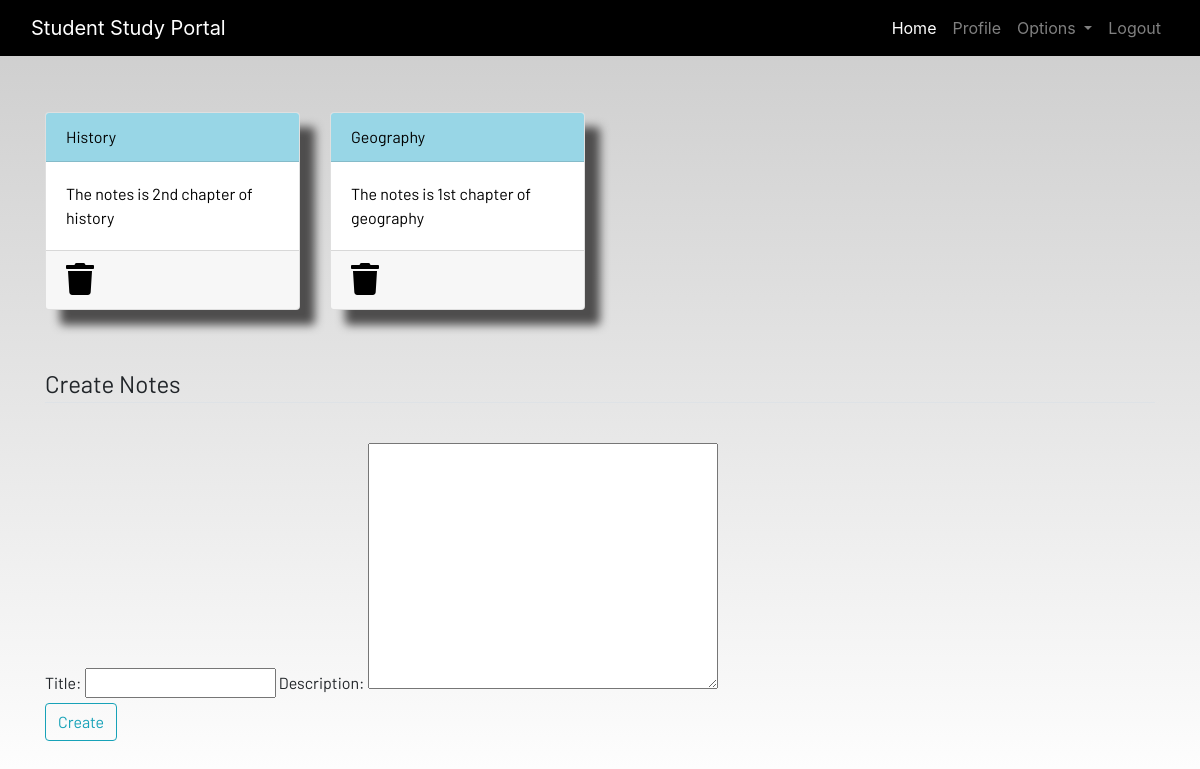
Screenshot of /notes (signed in) with the database file from the repository.
### dashboard/models.py (models this page shows, shortened)
class Notes(models.Model):
    user = models.ForeignKey(User, on_delete=models.CASCADE)
    title = models.CharField(max_length=200)
    description = models.TextField()
    class Meta:
        verbose_name = 'notes'
        verbose_name_plural = 'notes'

### dashboard/views.py (the view)
# urls.py: path('notes', views.notes, name='notes'),
@login_required
def notes(request):
    if request.method == 'POST':
        form = NotesForm(request.POST)
        if form.is_valid():
            notes = Notes(user=request.user, title=request.POST['title'], description=request.POST['description'])
            notes.save()
        messages.success(request, f'Note added from {request.user.username} successfully ')
    else:
        form = NotesForm()
    notes = Notes.objects.filter(user=request.user)
    context = {'notes':notes, 'form':form}
    return render(request, 'dashboard/notes.html', context)

### dashboard/forms.py
class NotesForm(forms.ModelForm):
    class Meta:
        model = Notes
        fields = ['title', 'description']

### dashboard/templates/dashboard/notes.html (shortened to what this page needs)
{% extends 'dashboard/base.html' %}
{% load static %}
{% block content %}
<div class="container">
    <div class="row">
        {% for note in notes %}
        <div class="col-md-3 py-2">
            <a href="{% url 'notes-detail' note.id %}">
                <div class="card">
                    <div class="card-header">{{note.title}}</div>
                    <div class="card-body">{{note.description|slice:'0:100'}}</div>
                    <div class="card-footer mt-auto "><a href="{% url 'delete-note' note.id %}">
                        <i class="fa fa-trash fa-2x"></i></a>
                    </div>
                </div>
            </a>
        </div>
        {% endfor %}
        <br><br>
    </div>
</div>
<br><br>
<div class="container">
    <form method="POST">
        <fieldset class="form-group">
            <legend class="border-bottom mb-4">Create Notes</legend>
        </fieldset>
        {{form}}
        <div class="form-group">
            <button href="" class="btn btn-outline-info" type="submit">
                Create
            </button>
        </div>
    </form>
</div>
{% endblock content %}

### static/css/main.css (style rules this page uses)
html { scroll-behavior: smooth; height: 100%; width: 100%; }
.card { box-shadow: 15px 15px 10px rgb(78, 77, 77); }
a { text-decoration: none !important; color: black; }
.card-header { color: black !important; background: rgb(152, 214, 230) !important; transition: 0.3s ease-in; }
html, body { max-width: 100%; overflow-x: hidden; height: 100%; width: 100%; }
body { background: linear-gradient(rgba(0, 0, 0, 0.2), rgba(255, 255, 255, 0.5)); overflow-x: hidden; background-repeat: no-repeat; }
.card-header { background-color: rgb(133, 204, 231); }
.col-md-3 .card { width: 100%; height: 100%; }
.fa { color: black; }

### rows the page displays
Notes: title "History", description "The notes is 2nd chapter of history"
Notes: title "Geography", description "The notes is 1st chapter of geography"
